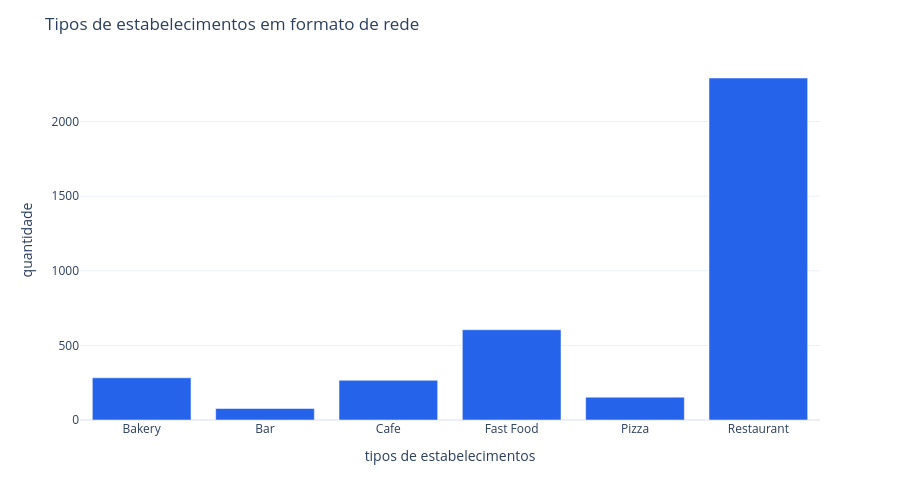

The cell this chart's notebook holds for it:
### Code cell
fig = px.bar(
    group_tipico_true,
    x='object_type',
    y='chain',
    color_discrete_sequence=['#2563EB'],
    width=900,
    height=500
    
)

fig.update_layout(
    title='Tipos de estabelecimentos em formato de rede',
    xaxis_title='tipos de estabelecimentos',
    yaxis_title='quantidade',
    template='plotly_white',
    showlegend=True 
)

fig.show()

### Figure 1 — Plotly figure (JSON) as saved in the notebook; plotly's stock layout.template omitted (floating-point values rounded to 4 significant figures)
{"data": [{"hovertemplate": "object_type=%{x}<br>chain=%{y}<extra></extra>", "legendgroup": "", "marker": {"color": "#2563EB", "pattern": {"shape": ""}}, "name": "", "orientation": "v", "showlegend": false, "textposition": "auto", "type": "bar", "x": ["Bakery", "Bar", "Cafe", "Fast Food", "Pizza", "Restaurant"], "xaxis": "x", "y": [283, 77, 266, 605, 153, 2292], "yaxis": "y"}], "layout": {"barmode": "relative", "height": 500, "legend": {"tracegroupgap": 0}, "margin": {"t": 60}, "showlegend": true, "title": {"text": "Tipos de estabelecimentos em formato de rede"}, "width": 900, "xaxis": {"anchor": "y", "domain": [0, 1], "title": {"text": "tipos de estabelecimentos"}}, "yaxis": {"anchor": "x", "domain": [0, 1], "title": {"text": "quantidade"}}}}
